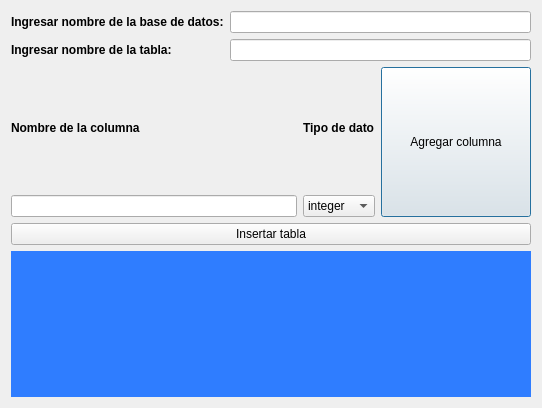
<?xml version="1.0" encoding="UTF-8"?>
<ui version="4.0">
 <class>Dialog</class>
 <widget class="QDialog" name="Dialog">
  <property name="geometry">
   <rect>
    <x>0</x>
    <y>0</y>
    <width>542</width>
    <height>408</height>
   </rect>
  </property>
  <property name="windowTitle">
   <string>Creador de tablas de base de datos</string>
  </property>
  <layout class="QGridLayout" name="gridLayout">
   <item row="0" column="0">
    <layout class="QVBoxLayout" name="verticalLayout_5">
     <item>
      <layout class="QHBoxLayout" name="horizontalLayout">
       <item>
        <layout class="QVBoxLayout" name="verticalLayout">
         <item>
          <widget class="QLabel" name="label">
           <property name="font">
            <font>
             <weight>75</weight>
             <bold>true</bold>
            </font>
           </property>
           <property name="text">
            <string>Ingresar nombre de la base de datos:</string>
           </property>
          </widget>
         </item>
         <item>
          <widget class="QLabel" name="label_2">
           <property name="font">
            <font>
             <weight>75</weight>
             <bold>true</bold>
            </font>
           </property>
           <property name="text">
            <string>Ingresar nombre de la tabla:</string>
           </property>
          </widget>
         </item>
        </layout>
       </item>
       <item>
        <layout class="QVBoxLayout" name="verticalLayout_2">
         <item>
          <widget class="QLineEdit" name="lineEditDBName"/>
         </item>
         <item>
          <widget class="QLineEdit" name="lineEditTableName"/>
         </item>
        </layout>
       </item>
      </layout>
     </item>
     <item>
      <layout class="QHBoxLayout" name="horizontalLayout_2">
       <item>
        <layout class="QVBoxLayout" name="verticalLayout_3">
         <item>
          <widget class="QLabel" name="label_3">
           <property name="font">
            <font>
             <weight>75</weight>
             <bold>true</bold>
            </font>
           </property>
           <property name="text">
            <string>Nombre de la columna</string>
           </property>
          </widget>
         </item>
         <item>
          <widget class="QLineEdit" name="lineEditColumnName"/>
         </item>
        </layout>
       </item>
       <item>
        <layout class="QVBoxLayout" name="verticalLayout_4">
         <item>
          <widget class="QLabel" name="label_4">
           <property name="font">
            <font>
             <weight>75</weight>
             <bold>true</bold>
            </font>
           </property>
           <property name="text">
            <string>Tipo de dato</string>
           </property>
          </widget>
         </item>
         <item>
          <widget class="QComboBox" name="comboBoxDataType">
           <item>
            <property name="text">
             <string>integer</string>
            </property>
           </item>
           <item>
            <property name="text">
             <string>text</string>
            </property>
           </item>
          </widget>
         </item>
        </layout>
       </item>
       <item>
        <widget class="QPushButton" name="pushButtonAddColumn">
         <property name="minimumSize">
          <size>
           <width>150</width>
           <height>150</height>
          </size>
         </property>
         <property name="font">
          <font>
           <weight>50</weight>
           <bold>false</bold>
          </font>
         </property>
         <property name="text">
          <string>Agregar columna</string>
         </property>
        </widget>
       </item>
      </layout>
     </item>
     <item>
      <widget class="QPushButton" name="pushButtonCreateTable">
       <property name="text">
        <string>Insertar tabla</string>
       </property>
      </widget>
     </item>
     <item>
      <widget class="QLabel" name="labelResponse">
       <property name="maximumSize">
        <size>
         <width>16777215</width>
         <height>200</height>
        </size>
       </property>
       <property name="styleSheet">
        <string notr="true">background-color: rgb(47, 125, 255);</string>
       </property>
       <property name="text">
        <string/>
       </property>
      </widget>
     </item>
    </layout>
   </item>
  </layout>
 </widget>
 <resources/>
 <connections/>
</ui>
